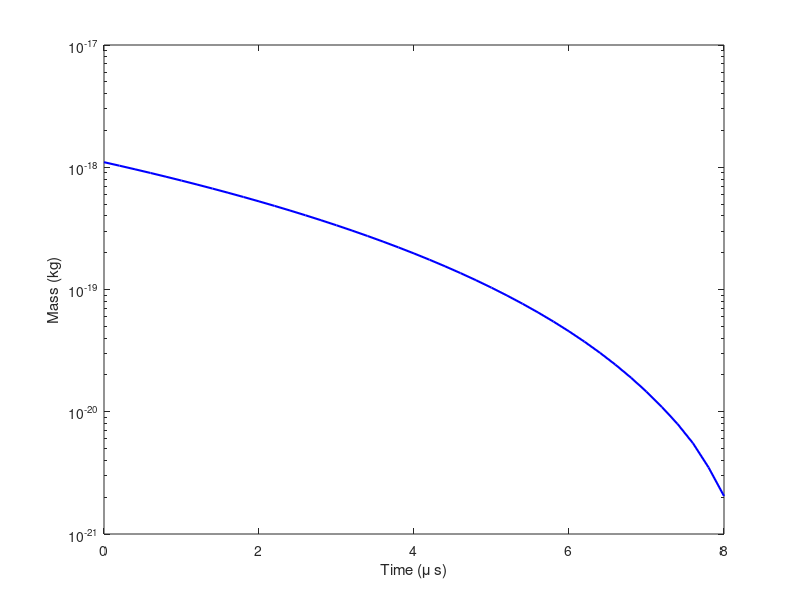

Reproduce this figure in MATLAB. (Note: this script raises an error after producing the figure.)
%% plot theoretical mass loss vs. time

Lambda = 0.5;
A = 1;
rho_m = 7874;
rho_a = 1.584e-4;
L = 8e6;
v = 30e3;
m0 = 1.1e-18;

const = A*Lambda./(2*L)*(rho_a*v.^3/rho_m^(2/3));

mprime = @(t,m) -const.*(m).^(2/3);

tspan = [0 8].*1e-6;
[t,m] = ode45(mprime,tspan,m0);

semilogy(t.*1e6,m,'b','LineWidth',1.5)
xlabel('Time (\mu s)')
ylabel('Mass (kg)')

%ts = text(1,4e-19,'$$\frac{dm}{dt}=-\frac{A\Lambda}{2L}\left(\frac{m}{\rho_m}\right)^{2/3}\rho_Av^3$$','Interpreter','latex');

title(strcat('v = ',string(v.*1e-3),'km/s'))